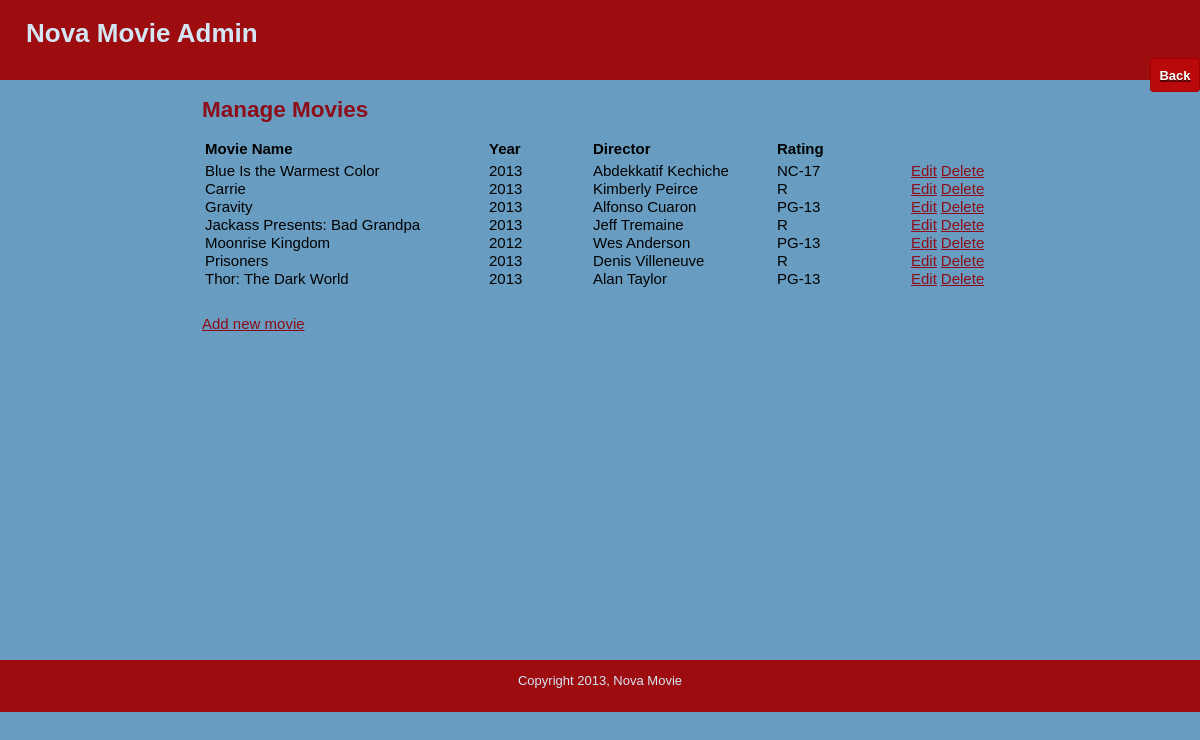
The page /public/manage_movies.php (signed in) on the database its author committed.
### tables this page shows
CREATE TABLE movie(
  id int Not NULL AUTO_INCREMENT,
  name MEDIUMTEXT Not NULL,
  year mediumint NOT NULL,
  director MEDIUMTEXT not NULL,
  picture MEDIUMTEXT not NULL,
  rating  MEDIUMTEXT not NULL,
  introduction TEXT,
  language MEDIUMTEXT not NULL,
  ave_star mediumint default 0,    
  studio MEDIUMTEXT not NULL,
   
  count int Default 0,
  duration smallint not NULL,
  deleted bit default 0,   
  PRIMARY KEY (id)
);

### includes/functions.php (called while the page is built, shortened)
<?php
	function find_all_movies() {
		global $connection;
		$query  = "SELECT * ";
		$query .= "FROM movie ";
		$query .= " ORDER BY name ";
		$movie_set = mysqli_query($connection, $query);
		return $movie_set;
	}
?>

### public/manage_movies.php (the view, shortened to what this page needs)
<?php require_once("../includes/db_connection.php"); ?>
<?php require_once("../includes/functions.php"); ?>
<?php
  $movie_set = find_all_movies();
?>
<?php include("../includes/layouts/header.php"); ?>
<div class="hlinks">
   <a href="admin_dashboard.php"><span class="text">Back</span></a>
</div>
</div>
<div id="main">
  <div id="navigation">
  </div>
  <div id="page">
    <h2>Manage Movies</h2>
    <table>
      <tr>
        <th style="text-align: left; width: 280px;">Movie Name</th>
        <th style="text-align: left; width: 100px;">Year</th>
        <th style="text-align: left; width: 180px;">Director</th>
        <th style="text-align: left; width: 130px;">Rating</th>
      </tr>
    <?php while($movie = mysqli_fetch_assoc($movie_set)) { ?>
      <tr>
        <td><?php echo htmlentities($movie["name"]); ?></td>
        <td><?php echo htmlentities($movie["year"]); ?></td>
		<td><?php echo htmlentities($movie["director"]); ?></td>
		<td><?php echo htmlentities($movie["rating"]); ?></td>
        <td><a href="edit_movie.php?id=<?php echo urlencode($movie["id"]); ?>">Edit</a></td>
        <td><a href="delete_movie.php?id=<?php echo urlencode($movie["id"]); ?>" onclick="return confirm('Are you sure?');">Delete</a></td>
      </tr>
    <?php } ?>
    </table>
    <br></br>
    <a href="new_movie.php">Add new movie</a>
  </div>
</div>
<?php include("../includes/layouts/footer.php"); ?>

### public/stylesheets/public.css (style rules this page uses)
html { height: 100%; width: 100%; }
body { width: 100%; height: 100%; margin: 0; padding: 0; border: 0; font-family: Verdana, Arial, Helvetica, sans-serif; font-size: 13px; line-height: 15px; background: #689DC1; }
a { color: #8D0D19; }
#header .hlinks { float: right; }
#header .hlinks .text { border: 1px solid #A20103; border-radius: 4px 4px 4px 4px; color: white; padding: 8.5px; font-weight: 700; text-shadow: 0 1px 0 rgba(0,0,0,.5); background: #b9090b; }
#main { height: 580px; width: 100%; margin: 0; padding: 0; }
#navigation { float: left; width: 120px; height: 100%; margin: 0; padding: 0 2em; color: #9D0D10; }
#page { float: left; height: 100%; padding-left: 2em; vertical-align: top; font-size: 15px; line-height: 14px; }
#page h2 { color: #8D0D19; margin-top: 1em; }
td { height:14px; }
th { height:22px; }

### rows shown on the page
movie: name "Blue Is the Warmest Color", year "2013", director "Abdekkatif Kechiche", rating "NC-17"
movie: name "Carrie", year "2013", director "Kimberly Peirce", rating "R"
movie: name "Gravity", year "2013", director "Alfonso Cuaron", rating "PG-13"
movie: name "Jackass Presents: Bad Grandpa", year "2013", director "Jeff Tremaine", rating "R"
movie: name "Moonrise Kingdom", year "2012", director "Wes Anderson", rating "PG-13"
movie: name "Prisoners", year "2013", director "Denis Villeneuve", rating "R"
movie: name "Thor: The Dark World", year "2013", director "Alan Taylor", rating "PG-13"
